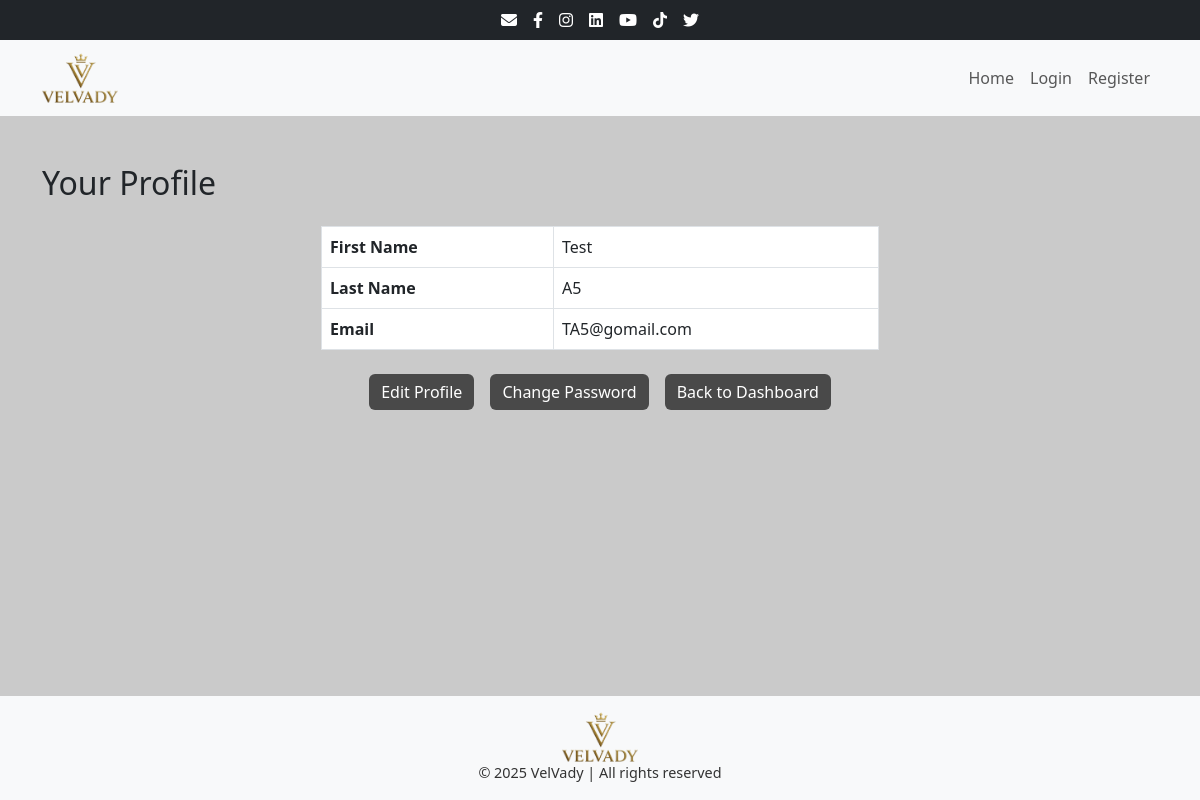
The page /accounts/profile/ (signed in) on the database its author committed.
### accounts/models.py (models this page shows, shortened)
class CustomUser(AbstractBaseUser, PermissionsMixin):
    email = models.EmailField(unique=True)
    first_name = models.CharField(max_length=50)
    last_name = models.CharField(max_length=50)
    address = models.TextField()
    is_active = models.BooleanField(default=True)
    is_staff = models.BooleanField(default=False)
    date_joined = models.DateTimeField(default=timezone.now)
    objects = CustomUserManager()
    USERNAME_FIELD = "email"
    REQUIRED_FIELDS = ["first_name", "last_name", "address"]

### accounts/views.py (the view)
# urls.py: path('profile/', views.profile_view, name='profile'),
@login_required
def profile_view(request):
    return render(request, "accounts/profile.html")

### accounts/templates/accounts/profile.html (shortened to what this page needs)
{% extends "core/base.html" %}
{% block content %}
<div class="container my-5">
    <h2 class="mb-4">Your Profile</h2>
    <table class="table table-bordered w-50 mx-auto">
        <tbody>
            <tr>
                <th>First Name</th>
                <td>{{ user.first_name }}</td>
            </tr>
            <tr>
                <th>Last Name</th>
                <td>{{ user.last_name }}</td>
            </tr>
            <tr>
                <th>Email</th>
                <td>{{ user.email }}</td>
            </tr>
        </tbody>
    </table>
    <div class="d-flex justify-content-center flex-wrap gap-3 mt-4">
        <a href="{% url 'profile_edit' %}" class="btn btn-custom">Edit Profile</a>
        <a href="{% url 'password_change' %}" class="btn btn-custom">Change Password</a>
        <a href="{% url 'dashboard' %}" class="btn btn-custom">Back to Dashboard</a>
    </div>
</div>
{% endblock %}

### core/static/core/css/styles.css (style rules this page uses)
* { margin: 0; padding: 0; box-sizing: border-box; }
body { background-color: #cacaca; font-family: 'Segoe UI', Tahoma, Geneva, Verdana, sans-serif; }
.btn-custom { background-color: #494949; color: #ffffff; border: none; font-weight: 500; transition: background-color 0.3s ease, color 0.3s ease; }

### rows shown on the page
CustomUser: first_name "Test", last_name "A5", email "TA5@gomail.com"
